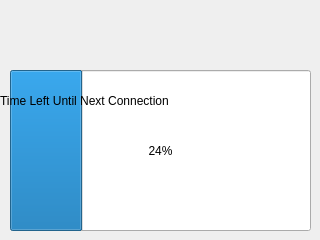
<?xml version="1.0" encoding="UTF-8"?>
<ui version="4.0">
 <class>timerProgressBar</class>
 <widget class="QWidget" name="timerProgressBar">
  <property name="geometry">
   <rect>
    <x>0</x>
    <y>0</y>
    <width>320</width>
    <height>240</height>
   </rect>
  </property>
  <property name="windowTitle">
   <string>Form</string>
  </property>
  <widget class="QProgressBar" name="timerProgressBar">
   <property name="geometry">
    <rect>
     <x>10</x>
     <y>70</y>
     <width>301</width>
     <height>161</height>
    </rect>
   </property>
   <property name="value">
    <number>24</number>
   </property>
  </widget>
  <widget class="QLabel" name="timerLabel">
   <property name="geometry">
    <rect>
     <x>0</x>
     <y>80</y>
     <width>321</width>
     <height>41</height>
    </rect>
   </property>
   <property name="text">
    <string>Time Left Until Next Connection</string>
   </property>
  </widget>
 </widget>
 <resources/>
 <connections/>
</ui>
